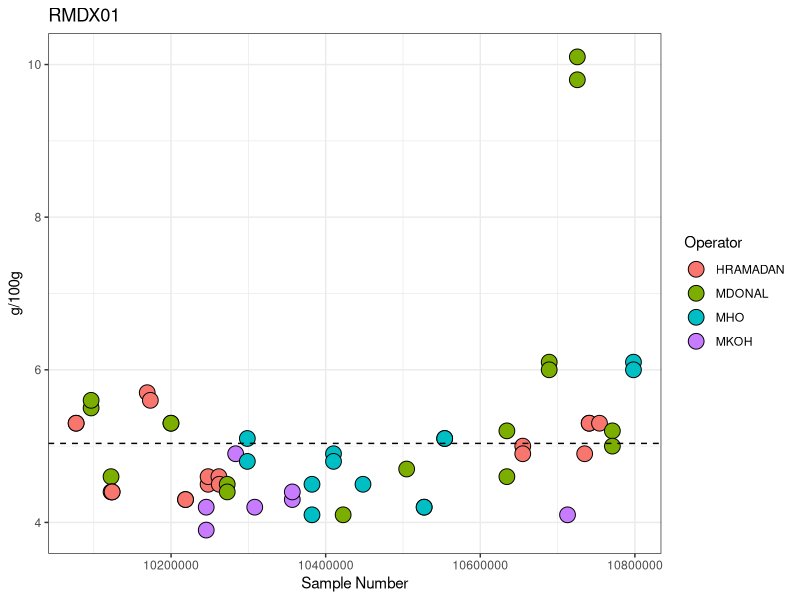
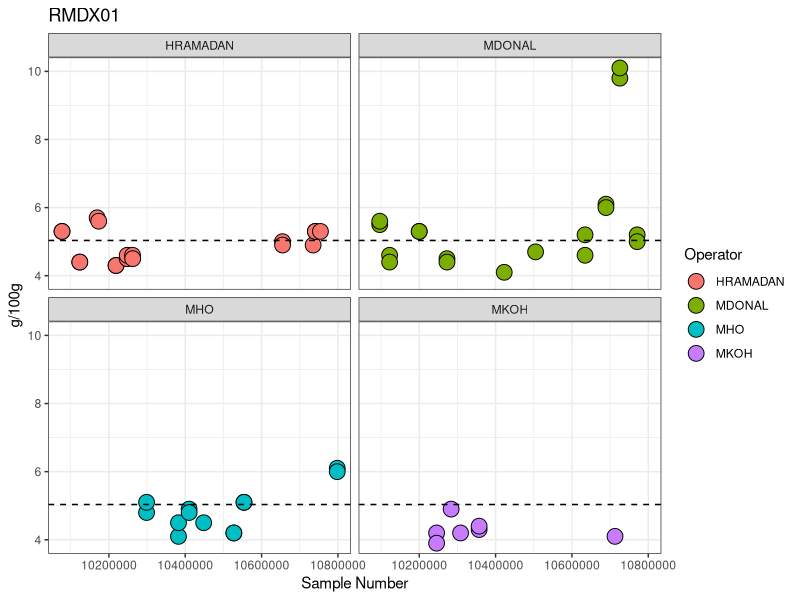
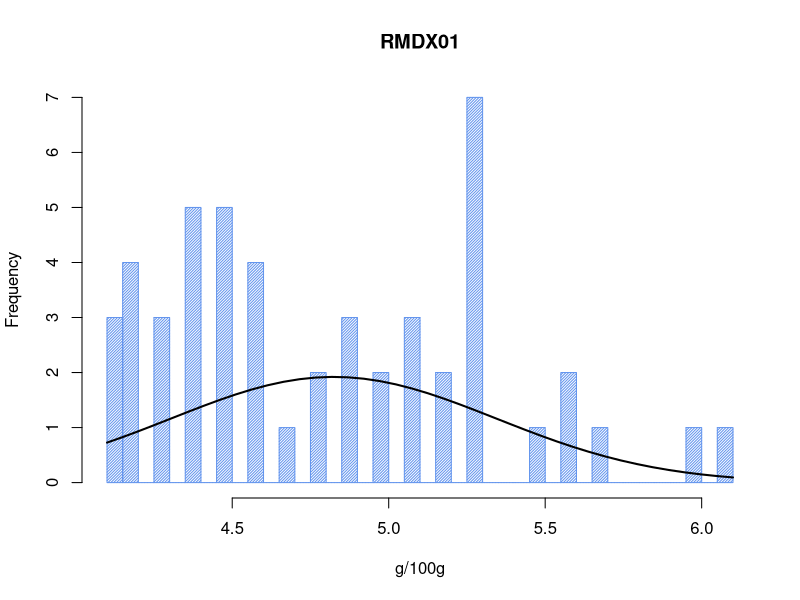

The R script that drew these images, in order:
#### Clean Up environment -----------------------------
rm(list=ls())

#### Packages -----------------------------
library(readxl)
library(tidyverse)
library(here)

#### Functions -----------------------------

shaptest <- function (x) {
        y = shapiro.test(x)
        return(y$p.value)
}

outliers <- function (x, b = FALSE) {
        xx <- sapply(x, as.numeric)
        
        #xx <- sort(xx)
        
        remove_outliers <- function(x, na.rm = TRUE, ...) {
                qnt <- quantile(x, probs=c(.25, .75), na.rm = na.rm, ...)
                H <- 1.5 * IQR(x, na.rm = na.rm)
                y <- x
                y[x < (qnt[1] - H)] <- NA
                y[x > (qnt[2] + H)] <- NA
                y
        }
        
        yy <- remove_outliers(xx)
        ww <- remove_outliers(yy)
        zz <- remove_outliers(ww)
        
        diff.out <- data.frame(xx, yy, ww, zz)
        
        if(b == TRUE){
                boxplot(diff.out)
        }
        
        return(zz)
}

#### Data Input -----------------------------
here()
data1 <- read_excel("data/RMDX.xlsx", col_types = c("numeric", 
                                                    "date", "text", "text", "text", "text", 
                                                    "text", "numeric", "text", "text"))
data.in <- data1
#Tidying up column names.
colnames(data1)[1] <- 'Sample'
colnames(data1)[8] <- 'Result'
colnames(data1)[4] <- 'Operator'

testname <- substr(data1$ANALYSIS[1],1,6)
analyte <- data1$REPORTED_NAME[1]
test_units <- tolower(sub("_P_","/",(data1$UNITS[1])))

# checking that only one srm present.
srm_no <- unique(data1$SAMPLING_POINT)
if (length(srm_no) >1){print("More than one SRM present")}

mid_line <- mean(data1$Result)

####### Plot by Operators #######
p <- ggplot(data1, aes(x = Sample,y = Result, fill = Operator)) + 
        geom_point(size=5, alpha = 1, shape=21, colour="black") +
        labs(title = testname, y=test_units, x="Sample Number")+
        geom_hline(yintercept = mid_line, lty=2) +
        theme_bw()
p

#ggsave(p, device = NULL, file = paste("~/Documents/GitHub/SRM_Package/graphs/", testname,"_Operators_", Sys.Date(),".png", sep=""))

dev.off()
p + facet_wrap(~ Operator, ncol=2) # individual panels



### ------------------------------------------------

df4 <- data.in %>% 
        group_by(ASSIGNED_OPERATOR) %>% 
        mutate(outliers(ENTRY)) %>% 
        na.omit() %>% 
        filter(n() > 2) %>% 
        summarise(n=n(), Mean= round(mean(ENTRY),2), SD = round(sd(ENTRY),2), p.Value = round(shaptest(ENTRY),3))
df4

df5 <- data.in %>% 
        group_by(ASSIGNED_OPERATOR) %>% 
        mutate(outliers(ENTRY)) %>% 
        na.omit() %>% 
        filter(n() > 2) 



### Histogram of all data ----------------------------------------------------------------

h <- hist(df5$ENTRY, breaks = 50, density = 50,
          col = "cornflowerblue", xlab = test_units, main = testname) 
xfit <- seq(min(df5$ENTRY), max(df5$ENTRY), length = 40) 
yfit <- dnorm(xfit, mean = mean(df5$ENTRY), sd = sd(df5$ENTRY)) 
yfit <- yfit * diff(h$mids[1:2]) * length(df5$ENTRY) 

lines(xfit, yfit, col = "black", lwd = 2)

### --------------------------------

